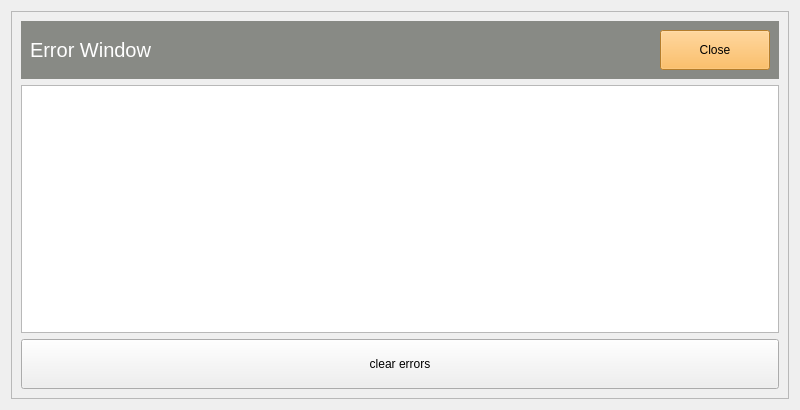
<?xml version="1.0" encoding="UTF-8"?>
<ui version="4.0">
 <class>ErrorWindow</class>
 <widget class="QWidget" name="ErrorWindow">
  <property name="geometry">
   <rect>
    <x>0</x>
    <y>0</y>
    <width>800</width>
    <height>410</height>
   </rect>
  </property>
  <property name="cursor">
   <cursorShape>BlankCursor</cursorShape>
  </property>
  <property name="windowTitle">
   <string>Form</string>
  </property>
  <property name="styleSheet">
   <string notr="true"/>
  </property>
  <layout class="QGridLayout" name="gridLayout">
   <item row="0" column="0">
    <widget class="QFrame" name="frame">
     <property name="frameShape">
      <enum>QFrame::StyledPanel</enum>
     </property>
     <property name="frameShadow">
      <enum>QFrame::Raised</enum>
     </property>
     <layout class="QGridLayout" name="gridLayout_2">
      <item row="0" column="0">
       <widget class="QFrame" name="frame_2">
        <property name="cursor">
         <cursorShape>BlankCursor</cursorShape>
        </property>
        <property name="styleSheet">
         <string notr="true">background-color: rgb(136, 138, 133);</string>
        </property>
        <property name="frameShape">
         <enum>QFrame::NoFrame</enum>
        </property>
        <property name="frameShadow">
         <enum>QFrame::Raised</enum>
        </property>
        <property name="lineWidth">
         <number>1</number>
        </property>
        <layout class="QHBoxLayout" name="horizontalLayout">
         <item>
          <widget class="QLabel" name="label">
           <property name="font">
            <font>
             <pointsize>15</pointsize>
            </font>
           </property>
           <property name="styleSheet">
            <string notr="true">color: rgb(255, 255, 255);</string>
           </property>
           <property name="text">
            <string>Error Window</string>
           </property>
          </widget>
         </item>
         <item>
          <widget class="QPushButton" name="pbEwClose">
           <property name="sizePolicy">
            <sizepolicy hsizetype="Maximum" vsizetype="Minimum">
             <horstretch>0</horstretch>
             <verstretch>0</verstretch>
            </sizepolicy>
           </property>
           <property name="minimumSize">
            <size>
             <width>110</width>
             <height>40</height>
            </size>
           </property>
           <property name="styleSheet">
            <string notr="true">background-color: rgb(252, 175, 62);</string>
           </property>
           <property name="text">
            <string>Close</string>
           </property>
          </widget>
         </item>
        </layout>
       </widget>
      </item>
      <item row="1" column="0">
       <widget class="QListView" name="listView">
        <property name="autoScroll">
         <bool>true</bool>
        </property>
        <property name="layoutMode">
         <enum>QListView::SinglePass</enum>
        </property>
        <property name="spacing">
         <number>0</number>
        </property>
        <property name="viewMode">
         <enum>QListView::ListMode</enum>
        </property>
        <property name="modelColumn">
         <number>0</number>
        </property>
        <property name="uniformItemSizes">
         <bool>false</bool>
        </property>
       </widget>
      </item>
      <item row="2" column="0">
       <widget class="QPushButton" name="pbEwClear">
        <property name="sizePolicy">
         <sizepolicy hsizetype="Minimum" vsizetype="Minimum">
          <horstretch>0</horstretch>
          <verstretch>0</verstretch>
         </sizepolicy>
        </property>
        <property name="minimumSize">
         <size>
          <width>0</width>
          <height>50</height>
         </size>
        </property>
        <property name="text">
         <string>clear errors</string>
        </property>
       </widget>
      </item>
     </layout>
    </widget>
   </item>
  </layout>
 </widget>
 <resources/>
 <connections/>
</ui>
